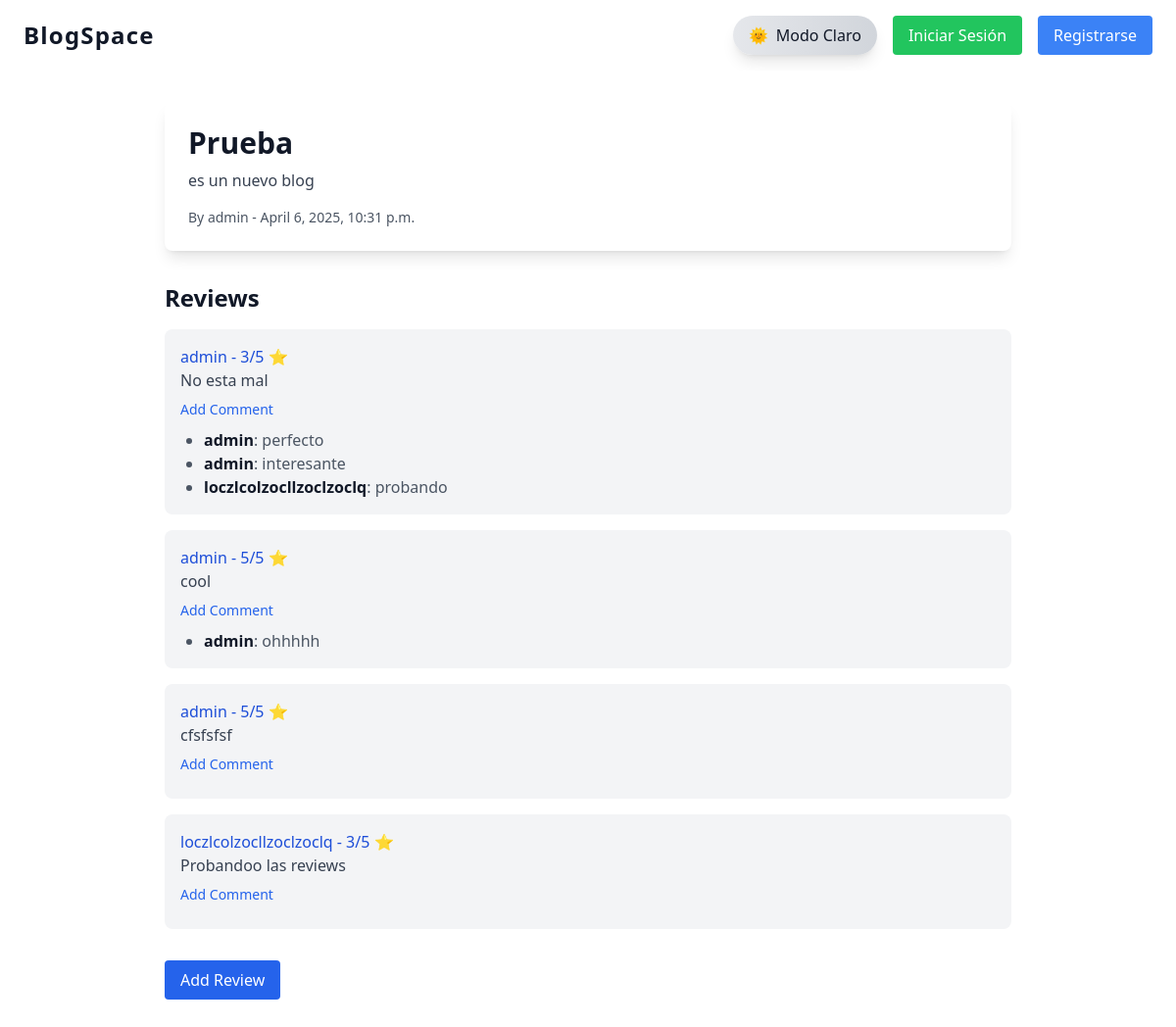
Page /blog/1/ on the committed database.
### blogapp/models.py (models this page shows, shortened)
class Blog(models.Model):
    title = models.CharField(max_length=200)
    content = RichTextField()
    image = models.ImageField(upload_to='blog_images/', blank=True, null=True)
    author = models.ForeignKey(User, on_delete=models.CASCADE)
    created_at = models.DateTimeField(auto_now_add=True)

class Review(models.Model):
    blog = models.ForeignKey(Blog, on_delete=models.CASCADE, related_name='reviews')
    reviewer = models.ForeignKey(User, on_delete=models.CASCADE)
    rating = models.IntegerField(validators=[MinValueValidator(1), MaxValueValidator(5)])
    comment = RichTextField()
    created_at = models.DateTimeField(auto_now_add=True)

class Comment(models.Model):
    review = models.ForeignKey(Review, on_delete=models.CASCADE, related_name='comments')
    commenter = models.ForeignKey(User, on_delete=models.CASCADE)
    content = RichTextField()
    created_at = models.DateTimeField(auto_now_add=True)

### blogapp/views.py (the view)
# urls.py: path('blog/<int:pk>/', BlogDetailView.as_view(), name='blog_detail'),
class BlogDetailView(DetailView):
    model = Blog
    template_name = 'blogapp/blog_detail.html'

### blogapp/templates/blogapp/blog_detail.html (shortened to what this page needs)
{% extends 'blogapp/base.html' %}
{% block content %}
  <article class="bg-white dark:bg-gray-900 p-6 rounded-lg shadow-lg transition-all duration-700 ease-in-out dark:text-white text-gray-900 animate-fade-in">
    <h1 class="text-3xl font-bold mb-2">{{ object.title }}</h1>
    <p class="text-gray-700 dark:text-gray-300 mb-4">{{ object.content }}</p>
    <p class="text-sm text-gray-600 dark:text-gray-500">By {{ object.author.username }} - {{ object.created_at }}</p>
  </article>
  <section class="mt-8">
    <h2 class="text-2xl font-semibold mb-4">Reviews</h2>
    {% for review in object.reviews.all %}
      <div class="bg-gray-100 dark:bg-gray-800 p-4 rounded-lg mb-4 transition-all duration-700 ease-in-out dark:text-white text-gray-900 animate-fade-in">
        <p class="text-blue-700 dark:text-blue-300 font-medium">{{ review.reviewer.username }} - {{ review.rating }}/5 ⭐</p>
        <p class="text-gray-700 dark:text-gray-300">{{ review.comment }}</p>
        <a href="{% url 'blogapp:add_comment' blog_pk=object.pk review_pk=review.pk %}" class="text-sm text-blue-600 dark:text-blue-400 hover:text-blue-500 dark:hover:text-blue-300 mt-2 inline-block">Add Comment</a>
        <ul class="mt-2 list-disc ml-6 text-gray-600 dark:text-gray-400">
          {% for comment in review.comments.all %}
            <li><span class="font-semibold text-gray-900 dark:text-white">{{ comment.commenter.username }}</span>: {{ comment.content }}</li>
          {% endfor %}
        </ul>
      </div>
    {% empty %}
      <p class="text-gray-400">No reviews yet. Be the first to add one.</p>
    {% endfor %}
    <a href="{% url 'blogapp:add_review' object.pk %}" class="mt-4 inline-block bg-blue-600 hover:bg-blue-700 text-white px-4 py-2 rounded transition-colors">Add Review</a>
  </section>
{% endblock %}

### blogapp/templates/blogapp/base.html (style rules this page uses)
html { background-color: white; }
html { transition: background-color 0.5s ease-in-out; }
html, body { height: 100%; scroll-behavior: smooth; transition: background-color 0.5s ease-in-out; }
.animate-fade-in { animation: fade-in 0.6s ease-out; will-change: opacity, transform; }

### rows in the picture
Blog: title "Prueba", content "es un nuevo blog", author.username "admin", created_at "April 6, 2025, 10:31 p.m."
Review: reviewer.username "admin", rating "3", comment "No esta mal"
Comment: commenter.username "admin", content "perfecto"
Comment: commenter.username "admin", content "interesante"
Comment: commenter.username "loczlcolzocllzoclzoclq", content "probando"
Review: reviewer.username "admin", rating "5", comment "cool"
Comment: commenter.username "admin", content "ohhhhh"
Review: reviewer.username "admin", rating "5", comment "cfsfsfsf"
Review: reviewer.username "loczlcolzocllzoclzoclq", rating "3", comment "Probandoo las reviews"
